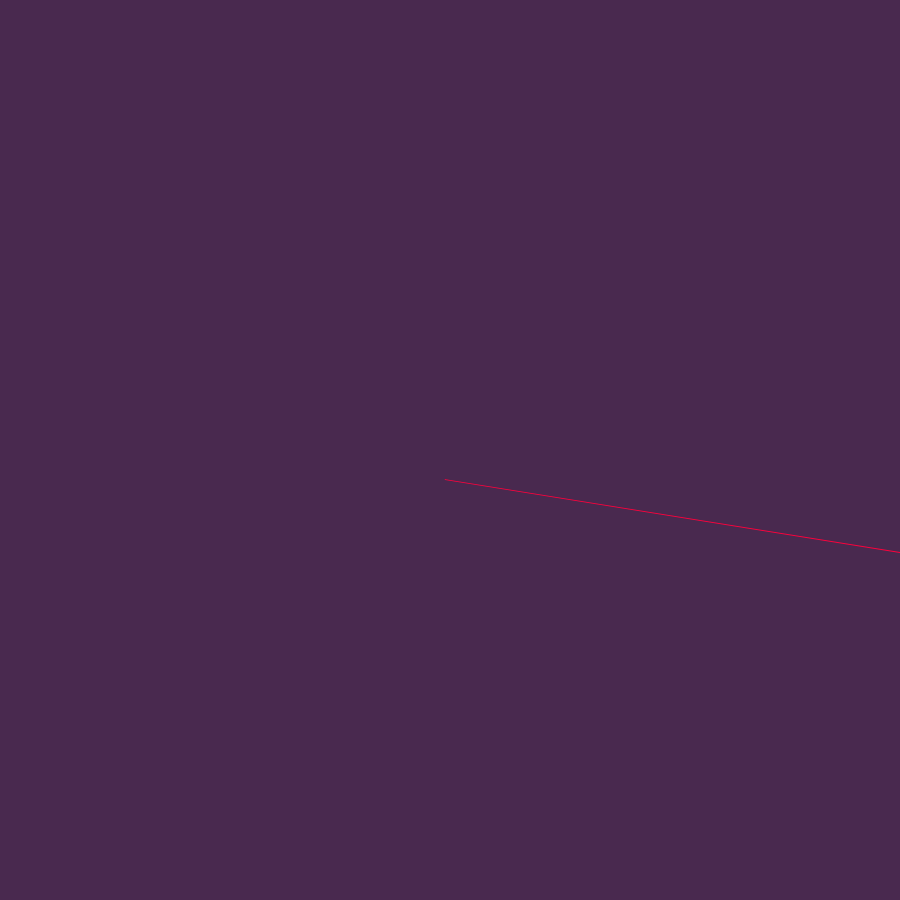
Frame 1 (no input)
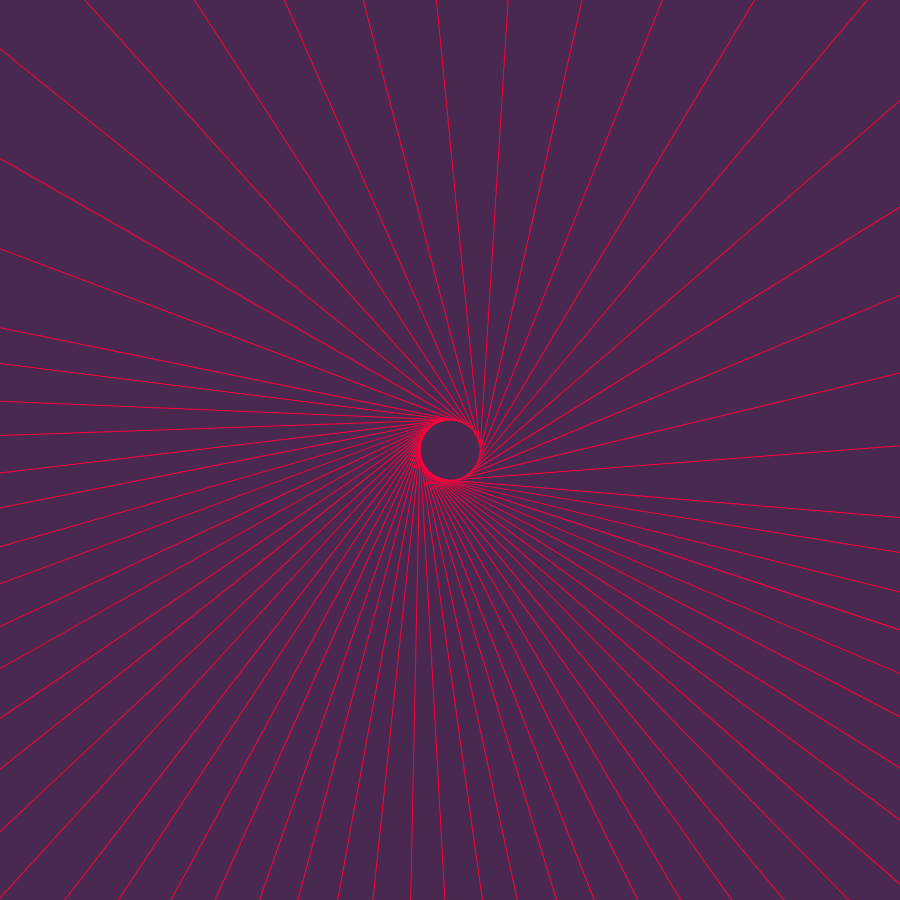
Frame 60 (no input)
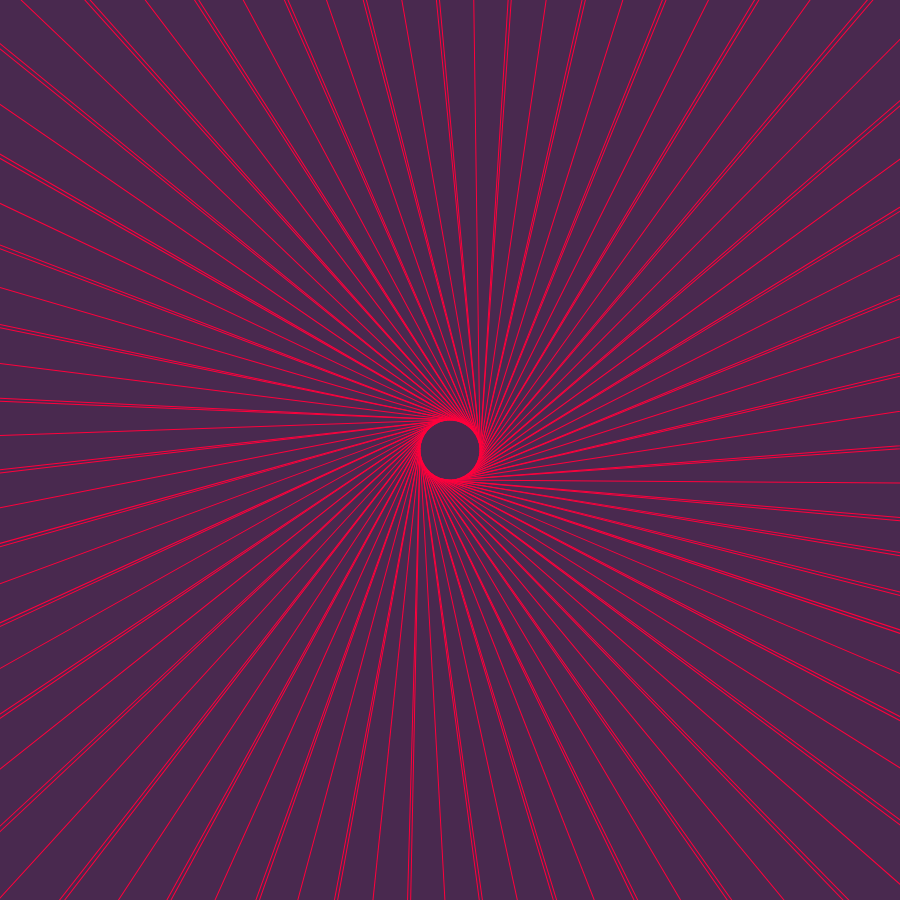
Frame 120 (the mouse pressed at the canvas centre since frame 60)

The p5.js sketch that drew these frames (run headless with seeded random() and noise() and a simulated clock; from frame 60 on, the mouse is pressed at the canvas centre):

// p5.js sketch
// ── sketch.js
var y = 30;
var x = 30;


function setup() {
  createCanvas(900,900);
  stroke(255,0,60);
  frameRate(70);
  background('#49294f');
}

function draw(){
  
  //noStroke();
  
  //rotate(frameCount/4);
  push()
  
  translate(height/2,height/2,width/2,TWO_PI);
  //rotate(frameCount/4);
  //translate(height/2,height/2,width/2,width/2);
  //background('#49294f');
  rotate(frameCount/TWO_PI);
 
  line(0, y, width, x);  
  
  pop();

  
 
}
